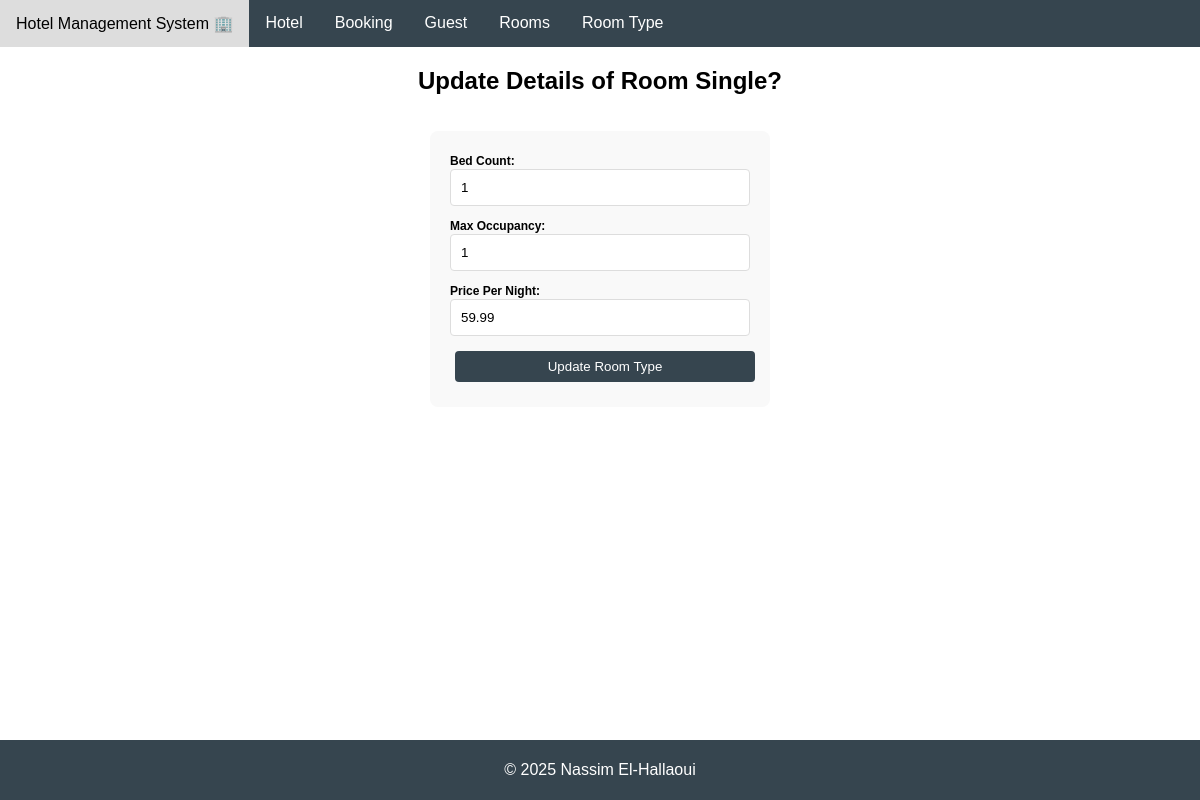
The app's page /updateRoomType.php?roomTypeID=1 with its own data.
### tables this page shows
CREATE TABLE ROOMTYPE(
	roomTypeID INTEGER PRIMARY KEY AUTOINCREMENT,
	typeName TEXT NOT NULL,
	bedCount INTEGER NOT NULL,
	maxOccupancy INTEGER NOT NULL,
	pricePerNight DOUBLE(2) NOT NULL
	);

### functions.php (called while the page is built, shortened)
<?php
function viewRoomType($roomTypeID)
{
    $db = db_connect();
    $stmt = $db->prepare("SELECT * FROM ROOMTYPE WHERE roomTypeID = :id");
    $stmt->bindValue(":id", $roomTypeID, SQLITE3_INTEGER);
    $result = $stmt->execute();
    $roomtype_detail = [];
    while ($row = $result->fetchArray(SQLITE3_NUM)) {
        $roomtype_detail[] = $row;
    }
    return $roomtype_detail;
}
?>

### updateRoomType.php (the view, shortened to what this page needs)
<!DOCTYPE html>
<html lang="en">
<head>
    <link rel="stylesheet" href="style.css">
</head>
<body>
    <?php include "navbar.php";
    require_once "functions.php";
    $roomType_ID = $_GET["roomTypeID"];
    $roomType = viewRoomType($roomType_ID);
    ?>
    <div>
        <h2 class="centered-header">Update Details of Room <?php echo $roomType[0][1] ?>?</h2>
    </div>
    <div class="main">
         <form method="post">
           <label class=amazing-text for="bedCount">Bed Count:</label>
           <input type="text" id="bedCount" name="bedCount" value="<?php echo $roomType[0][2] ?>" required>
           <label class=amazing-text for="maxOccupancy">Max Occupancy:</label>
           <input type="text" id="maxOccupancy" name="maxOccupancy" value="<?php echo $roomType[0][3] ?>" required>
           <label class=amazing-text for="pricePerNight">Price Per Night:</label>
           <input type="text" id="pricePerNight" name="pricePerNight" value="<?php echo $roomType[0][4] ?>" required>
           <button type="submit" name="updateRoomType">Update Room Type</button>
         </form>
    </div>
    <?php include 'footer.php'; ?>
</body>
</html>

### style.css (style rules this page uses)
body { font-family: Arial, sans-serif; display: flex; flex-direction: column; min-height: 100vh; margin: 0; }
.main { flex: 1; padding: 1rem; }
.amazing-text { font-size: 12px; font-weight: bold; color: black; }
.centered-header { text-align: center; }
form { width: 300px; margin: 0 auto; padding: 20px; background: #f9f9f9; border-radius: 8px; }
input[type="text"], input[type="date"], input[type="email"], input[type="number"] { width: calc(100% - 22px); padding: 10px; margin-bottom: 10px; border: 1px solid #ddd; border-radius: 4px; }
button { width: 100%; padding: 10px; background-color: rgb(54,69,79); color: white; border: none; border-radius: 4px; cursor: pointer; }
button { padding: 8px 15px; margin: 5px; border: none; border-radius: 4px; color: white; background-color: rgb(54,69,79); cursor: pointer; transition: background-color 0.3s ease; }

### records on screen
roomtype: typeName "Single", bedCount "1", maxOccupancy "1", pricePerNight "59.99"
